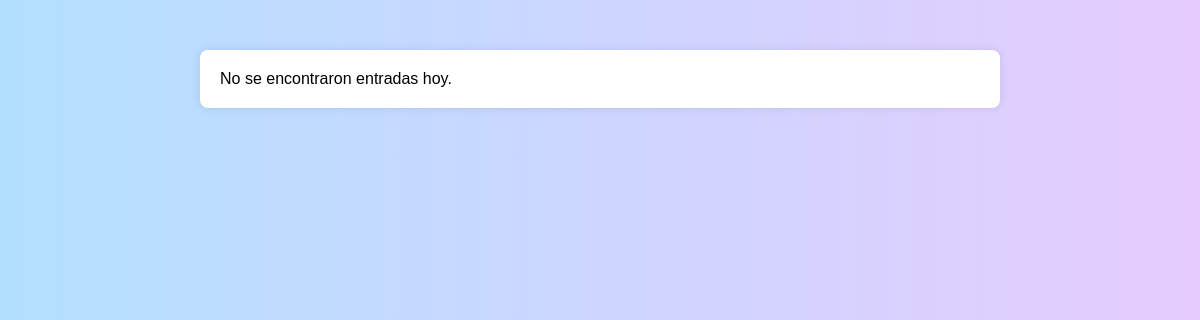
The page /reporte_alumnos.php on the database as committed earlier.
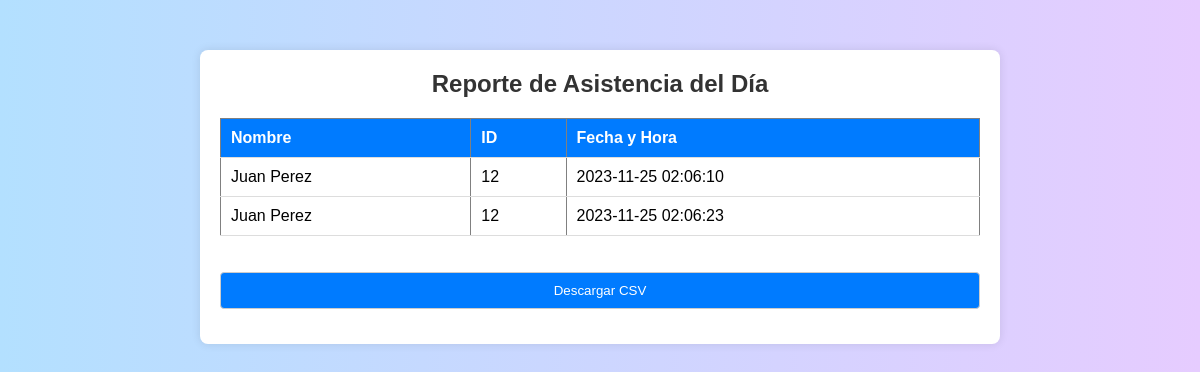
The same page on the database as committed later.
### tables this page shows
CREATE TABLE `asistencia_alum` (
  `idAsist` int(11) NOT NULL,
  `IDAlumn` varchar(12) NOT NULL,
  `asi_dia_hora` timestamp NOT NULL DEFAULT CURRENT_TIMESTAMP
);

CREATE TABLE `datos_alumno` (
  `IDAlumn` varchar(12) NOT NULL,
  `NombreAlum` varchar(50) NOT NULL,
  `PeriodoIngre` varchar(6) NOT NULL
);

### reporte_alumnos.php (the view, shortened to what this page needs)
<!DOCTYPE html>
<html>
<head>
    <link rel="stylesheet" href="estilos/estilos_asistencia.css">
</head>
<body>
    <div class="container">
    <?php
    include('conexion.php');
    $query_reporte = "SELECT datos_alumno.NombreAlum, datos_alumno.IDAlumn, asistencia_alum.asi_dia_hora
                    FROM datos_alumno
                    JOIN asistencia_alum
                    ON datos_alumno.IDAlumn = asistencia_alum.IDAlumn
                    WHERE DATE(asi_dia_hora) = CURDATE();";
    $result_reporte = $conexion->query($query_reporte);
    if ($result_reporte && $result_reporte->num_rows > 0) {
        echo "<h2>Reporte de Asistencia del Día</h2>";
        echo "<table border='1'>";
        echo "<tr><th>Nombre</th><th>ID</th><th>Fecha y Hora</th></tr>";
        while ($fila_reporte = $result_reporte->fetch_assoc()) {
            echo "<tr>";
            echo "<td>" . $fila_reporte["NombreAlum"] . "</td>";
            echo "<td>" . $fila_reporte["IDAlumn"] . "</td>";
            echo "<td>" . $fila_reporte["asi_dia_hora"] . "</td>";
            echo "</tr>";
        }
        echo "</table>";
        echo "<br>";
        echo "<br>";
        echo '<form method="POST" action="des_csv_asistencia_alumnos.php">';
        echo '<input type="submit" value="Descargar CSV">';
        echo '</form>';
    } else {
        echo "<p>No se encontraron entradas hoy.</p>";
    }
    ?>
    </div>
</body>
</html>

### estilos/estilos_asistencia.css (style rules this page uses)
* { margin: 0; padding: 0; box-sizing: border-box; }
body { font-family: 'Arial', sans-serif; background: linear-gradient(to right, #b3e0ff, #e6ccff); }
.container { max-width: 800px; margin: 50px auto; background-color: #fff; padding: 20px; border-radius: 8px; box-shadow: 0 0 10px rgba(0, 0, 0, 0.1); }
h2 { color: #333; margin-bottom: 20px; text-align: center; }
form { display: flex; flex-direction: column; }
input[type="date"], input[type="submit"] { padding: 10px; margin-bottom: 15px; border: 1px solid #ccc; border-radius: 4px; }
input[type="submit"] { background-color: #007bff; color: #fff; cursor: pointer; transition: background-color 0.3s ease; }
table { width: 100%; border-collapse: collapse; margin-top: 20px; }
th, td { padding: 10px; text-align: left; border-bottom: 1px solid #ddd; }
th { background-color: #007bff; color: #fff; }

Rows that differ between the two databases and show on the page:
added asistencia_alum: IDAlumn.NombreAlum "Juan Perez", IDAlumn.IDAlumn "12", asi_dia_hora "2023-11-25 02:06:10"
added asistencia_alum: IDAlumn.NombreAlum "Juan Perez", IDAlumn.IDAlumn "12", asi_dia_hora "2023-11-25 02:06:23"
Other text that changed with them:
form field value: (not shown) → "Descargar CSV"
text no longer shown: "No se encontraron entradas hoy."
text now shown: "Reporte de Asistencia del Día Nombre ID Fecha y Hora"
